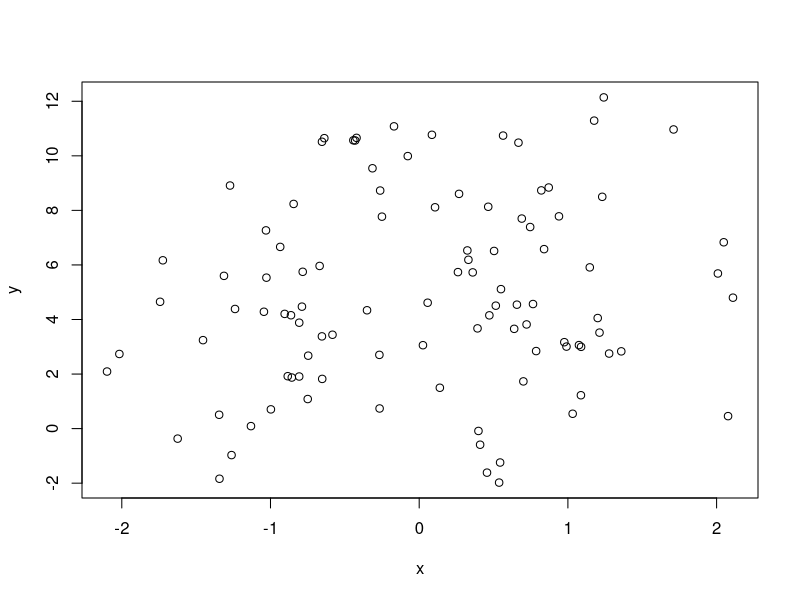
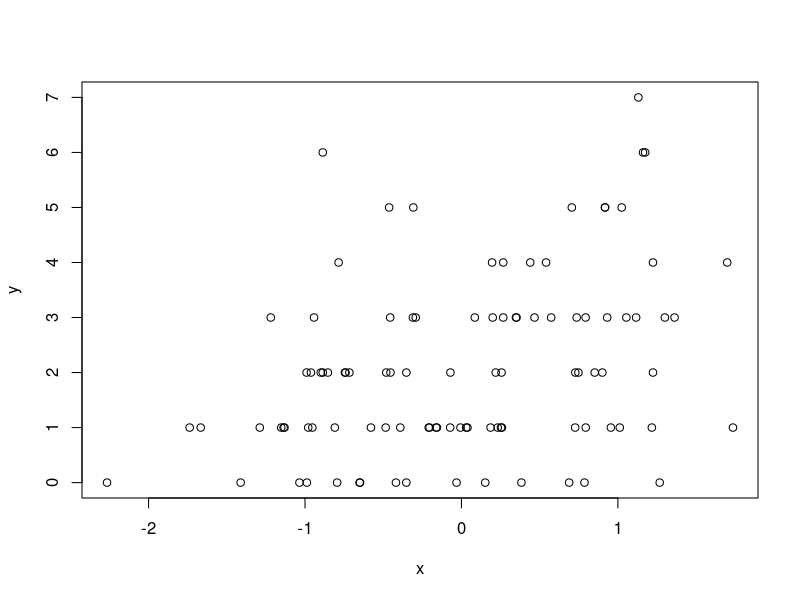

Generate these figures, in order, with R:

##Question 1

set.seed(1)
m1 <- matrix(rnorm(10000),100,100)
m2 <- matrix(rnorm(10000),100,100)
vecmul <- m1*m2
matmul <- m1%*%m2




##Question 2

z <- list(random = sample(500,500), chars = letters, 
          f <- as.factor(sample(c("Yes","No"),100,100)) );

s1 <- z[[2]][1:20]



##Question 3

x <- c(1,2,3,NA,5,6,7,8,NA,NA)
y <- c("a","b","c",NA,"e","f","g","h",NA,NA)

good <- complete.cases(x,y)

goodx <- x[good]
goody <- y[good]




##Question 4

x <- list(a = 1:100, b = rnorm(100), c = rbinom(100,0,2))
y <- list(a = matrix(1:20,4,5), b = matrix(1:50,10,5))

s1 <- sapply(x,mean,na.rm = T)
s2 <- lapply(y,function(x) {list((x[,c(2,3)]))})




##Question 5

set.seed(2)
e <- rnorm(100,0,3)
x <- rnorm(100,0,1)

a <- 0.7
b <- 5

y <- a*x + b + e

plot(x,y)

d <- data.frame(y,x,e)
reg <- lm( y ~ x + e, data = d)




##Question 6

set.seed(3)
x <- rnorm(100,0,1)

a <- 0.7
b <- 0.3

log.mu <- a + b*x
y <-  rpois(100, exp(log.mu))

plot(x,y)



